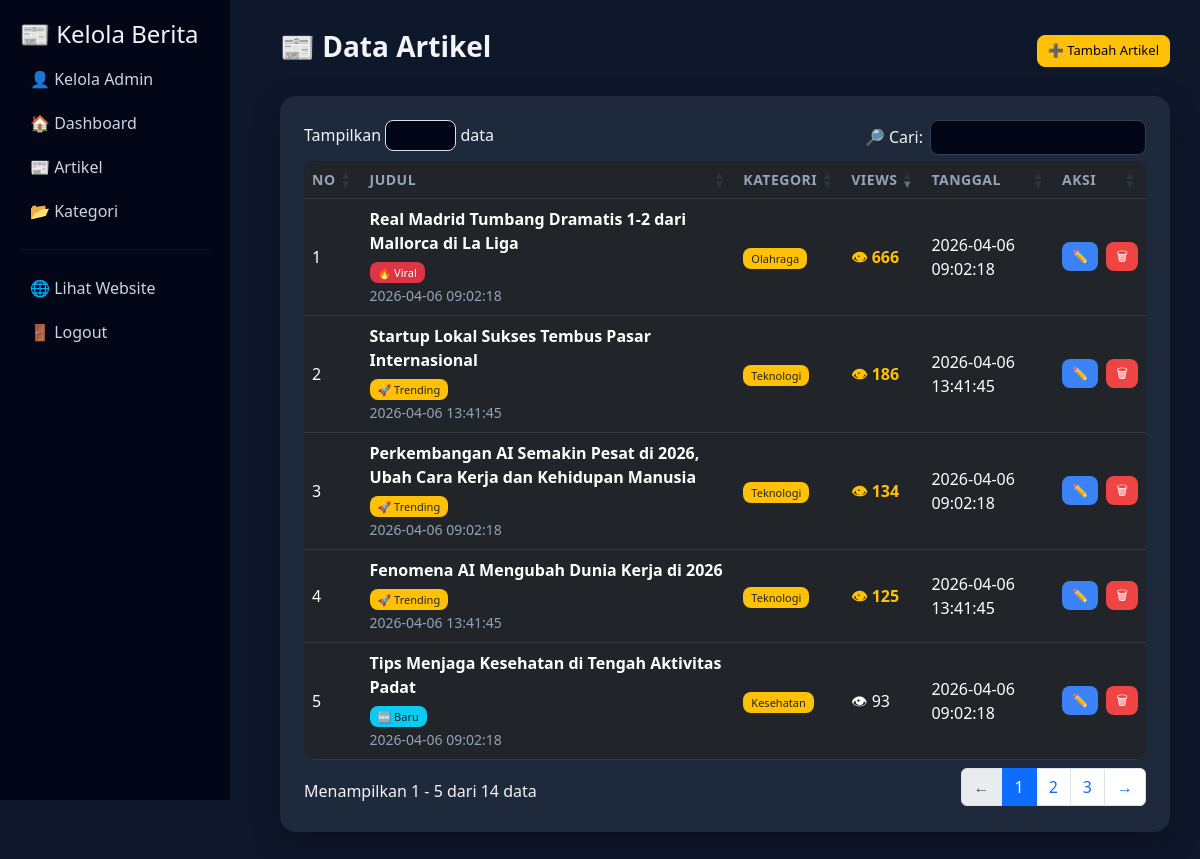
The app's page /admin/artikel.php (signed in) with its own data.
### tables this page shows
CREATE TABLE `artikel` (
  `id_artikel` int(11) NOT NULL,
  `judul` varchar(255) NOT NULL,
  `isi` text NOT NULL,
  `gambar` varchar(255) DEFAULT NULL,
  `tanggal` datetime DEFAULT NULL,
  `id_kategori` int(11) DEFAULT NULL,
  `views` int(11) DEFAULT 0
);

CREATE TABLE `kategori` (
  `id_kategori` int(11) NOT NULL,
  `nama_kategori` varchar(100) NOT NULL
);

### admin/artikel.php (the view, shortened to what this page needs)
<?php
include '../koneksi.php';
include 'layout/header.php';
include 'layout/sidebar.php';
$data = mysqli_query($conn, "
SELECT artikel.*, kategori.nama_kategori
FROM artikel
JOIN kategori ON artikel.id_kategori = kategori.id_kategori
ORDER BY artikel.views DESC
");
function getBadge($views, $tanggal){
    $today = date('Y-m-d');
    $diff = (strtotime($today) - strtotime($tanggal)) / (60*60*24);
    if($views > 500){
        return '<span class="badge bg-danger">🔥 Viral</span>';
    } elseif($views > 100){
        return '<span class="badge bg-warning text-dark">🚀 Trending</span>';
    } elseif($diff <= 3){
        return '<span class="badge bg-info text-dark">🆕 Baru</span>';
    }
    return '';
}
?>
<div class="content">
<div class="d-flex justify-content-between align-items-center mb-4">
    <h3>📰 Data Artikel</h3>
    <a href="tambah.php" class="btn btn-warning">
        ➕ Tambah Artikel
    </a>
</div>
<div class="card-modern p-4">
<table id="datatable" class="table table-dark table-hover align-middle">
<thead>
<tr>
<th>No</th>
<th>Judul</th>
<th>Kategori</th>
<th>Views</th>
<th>Tanggal</th>
<th>Aksi</th>
</tr>
</thead>
<tbody>
<?php $no=1; while($d=mysqli_fetch_assoc($data)){ ?>
<tr>
<td><?= $no++; ?></td>
<td>
<div style="font-weight:600;">
<?= $d['judul']; ?>
</div>
<div class="mt-1">
<?= getBadge($d['views'], $d['tanggal']); ?>
</div>
<small style="color:#94a3b8;">
<?= $d['tanggal']; ?>
</small>
</td>
<td>
<span class="badge bg-warning text-dark">
<?= $d['nama_kategori']; ?>
</span>
</td>
<td>
<span class="<?= $d['views'] > 100 ? 'text-warning fw-bold' : '' ?>">
👁 <?= number_format($d['views']); ?>
</span>
</td>
<td><?= $d['tanggal']; ?></td>
<td>
<div class="d-flex gap-2">
<a href="edit.php?id=<?= $d['id_artikel']; ?>" class="btn btn-primary btn-sm">
✏️
</a>
<?php if($_SESSION['role'] == 'admin'){ ?>
<a href="hapus.php?id=<?= $d['id_artikel']; ?>"
class="btn btn-danger btn-sm"
onclick="return confirm('Yakin mau hapus artikel ini?')">
🗑
</a>
<?php } ?>
</div>
</td>
</tr>
<?php } ?>
</tbody>
</table>
</div>
</div>
<?php include 'layout/footer.php'; ?>

### admin/layout/header.php (style rules this page uses)
body { background: #0f172a; color: #f8fafc; }
body { background: #0f172a; color: #f1f5f9; font-family: 'Segoe UI', sans-serif; }
.content { margin-left: 250px; padding: 30px; }
.card-modern { background: #1e293b; border-radius: 16px; box-shadow: 0 10px 30px rgba(0,0,0,0.3); }
h3 { font-weight: 600; }
.table { border-radius: 12px; overflow: hidden; }
.table thead { background: #020617; }
.table th { font-size: 14px; color: #94a3b8; text-transform: uppercase; letter-spacing: 0.5px; }
.table td { vertical-align: middle; }
.btn { border-radius: 8px; font-size: 13px; padding: 5px 10px; }
.btn-primary { background: #3b82f6; border: none; }
.btn-danger { background: #ef4444; border: none; }
.badge { font-size: 12px; padding: 6px 10px; border-radius: 10px; }
.badge { font-size: 11px; padding: 5px 8px; border-radius: 8px; font-weight: 500; }

### records on screen
artikel: judul "Real Madrid Tumbang Dramatis 1-2 dari Mallorca di La Liga", shows "🔥 Viral", tanggal "2026-04-06 09:02:18", id_kategori.nama_kategori "Olahraga", views "666"
artikel: judul "Startup Lokal Sukses Tembus Pasar Internasional", shows "🚀 Trending", tanggal "2026-04-06 13:41:45", id_kategori.nama_kategori "Teknologi", views "186"
artikel: judul "Perkembangan AI Semakin Pesat di 2026, Ubah Cara Kerja dan Kehidupan Manusia", shows "🚀 Trending", tanggal "2026-04-06 09:02:18", id_kategori.nama_kategori "Teknologi", views "134"
artikel: judul "Fenomena AI Mengubah Dunia Kerja di 2026", shows "🚀 Trending", tanggal "2026-04-06 13:41:45", id_kategori.nama_kategori "Teknologi", views "125"
artikel: judul "Tips Menjaga Kesehatan di Tengah Aktivitas Padat", shows "🆕 Baru", tanggal "2026-04-06 09:02:18", id_kategori.nama_kategori "Kesehatan", views "93"
